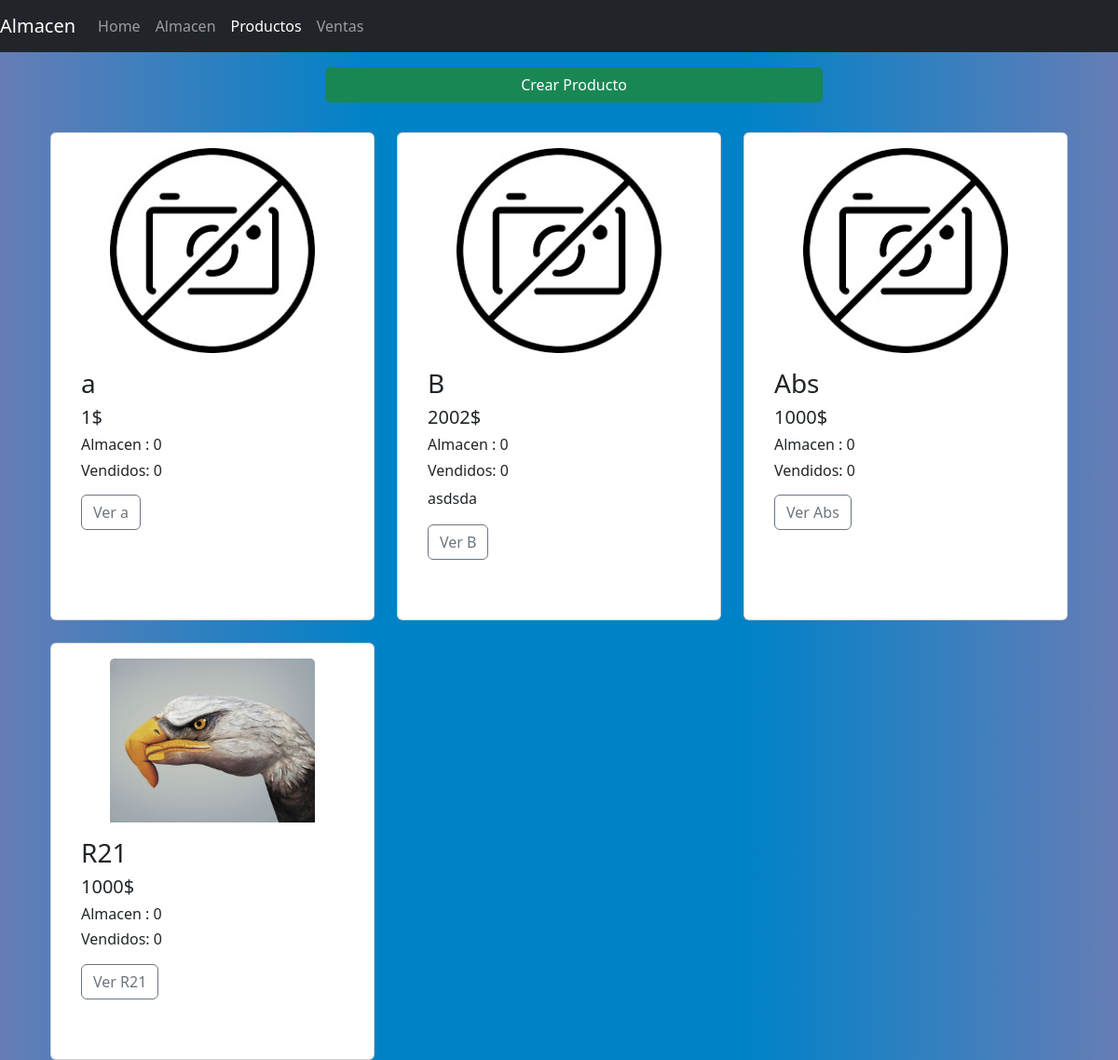
/Productos/, run on the app's committed database.
### AlmacenApp/models.py (models this page shows, shortened)
class Product(models.Model):
    name=models.CharField(max_length=30, unique=True)
    price=models.IntegerField()
    image=models.ImageField(blank=True,null=True,upload_to='productos',default="productos/no_imagen.jpg", height_field=None, width_field=None, max_length=None)
    stored=models.IntegerField(blank=True,default=0)
    sold=models.IntegerField(blank=True,default=0)
    description=models.CharField(max_length=100,blank=True)
    removed=models.BooleanField(default=False)

### AlmacenApp/views.py (the view, shortened to what this page needs)
# urls.py: path('Productos/', views.ProductosView,name='productos'),
def ProductosView(request):
    products = Product.objects.filter(removed=False)
    return render(request,"Productos.html",{'products':products})

### AlmacenApp/Templates/Productos.html (shortened to what this page needs)
{% extends 'Base.html' %}
{% load static %}
{% block contenido %}
<div class="container-md">
    <div class="container">
        <div class="container m-3"style="text-align: center;">
            <div class="d-grid gap-2 col-6 mx-auto">
                <button type="button" class="btn btn-success " data-bs-toggle="modal" data-bs-target="#CrearModal" data-bs-whatever="@mdo">Crear Producto</button>
            </div>
        </div>
        {% if products %}
            <div class="row row-cols-1 row-cols-md-3 g-4">
                {% for product in products %}
                    {% if product.removed == False %}
                        <div class="col-3 ">
                            <div class="card h-100 p-3 my-3 ">
                                {% if product.image %}
                                    <img src="{{product.image.url}}" style="width:70%; align-self:center" class="card-img-top" alt="...">
                                {% else %}
                                    <img src="" style="width:70%; align-self:center" class="card-img-top" alt="{{Product.name}} no tiene imagen asignada">
                                {% endif %}
                                <div class="card-body">
                                    <h3 class="card-title">{{product.name}}</h3>
                                    <h5 class="card-title">{{product.price}}$</h5>
                                    <h6 class="card-title">Almacen : {{product.stored}}</h6>
                                    <h6 class="card-title">Vendidos: {{product.sold}}</h6>
                                    <p class="card-text">{{product.description}}</p>
                                    <a type="button" href="{% url 'producto' product.id %}" class="btn btn-outline-secondary " >Ver {{product.name}}</a>
                                </div>
                            </div>
                        </div>
                    {% endif %}
                {% endfor %}
            </div>
        {% endif %}
    </div>
</div>
{% endblock  %}

### AlmacenApp/Templates/Base.html (shortened to what this page needs)
<html>
<head >
    {% load static %}
    <link href="{% static 'bootstrap/css/bootstrap.min.css'%}" rel="stylesheet">
    <link href="{% static 'css/styles.css'%}" rel="stylesheet">
</head>
<body class='bodycolor'>
    <nav class="navbar navbar-expand-sm navbar-dark bg-dark  ">
        <a class="navbar-brand centrado" href="#">Almacen</a>
        <div class="collapse navbar-collapse" id="navbarNavDropdown">
            <ul class="navbar-nav">
              <li class="nav-item">
                <a class="nav-link {% if '/Home' in request.path %}active{% endif %}" aria-current="page" href="{% url 'home'%}">Home</a>
              </li>
              <li class="nav-item">
                <a class="nav-link {% if '/Almacen' in request.path %}active{% endif %}" href="{% url 'almacen'%}">Almacen</a>
              </li>
              <li class="nav-item">
                <a class="nav-link {% if '/Productos' in request.path %}active{% endif %}" href="{% url 'productos'%}">Productos</a>
              </li>
              <li class="nav-item">
                <a class="nav-link {% if '/Ventas' in request.path%}active{% endif %}" href="{% url 'ventas'%}">Ventas </a>
              </li>
            </ul>
          </div>
    </nav>
    {% block contenido %}  {% endblock  %}
</body>
</html>

### AlmacenApp/static/css/styles.css (style rules this page uses)
.bodycolor { background: #667db6; background: -webkit-linear-gradient(to right, #667db6, #0082c8, #0082c8, #667db6); background: linear-gradient(to right, #667db6, #0082c8, #0082c8, #667db6); }
.centrado { text-align: center; vertical-align: middle; }

### data on the page
Product: image (placeholder picture), name "a", price "1", stored "0", sold "0"
Product: image (placeholder picture), name "B", price "2002", stored "0", sold "0", description "asdsda"
Product: image (placeholder picture), name "Abs", price "1000", stored "0", sold "0"
Product: image (picture), name "R21", price "1000", stored "0", sold "0"
